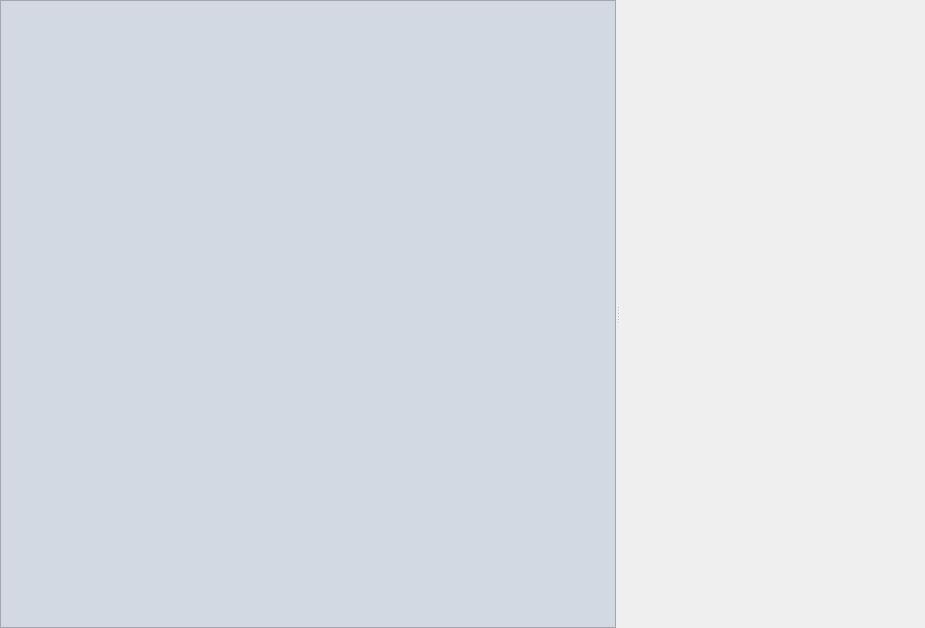
<?xml version="1.0" encoding="UTF-8"?>
<ui version="4.0">
 <class>Form</class>
 <widget class="QWidget" name="Form">
  <property name="geometry">
   <rect>
    <x>0</x>
    <y>0</y>
    <width>925</width>
    <height>628</height>
   </rect>
  </property>
  <property name="windowTitle">
   <string>Form</string>
  </property>
  <layout class="QHBoxLayout" name="horizontalLayout">
   <property name="spacing">
    <number>0</number>
   </property>
   <property name="margin">
    <number>0</number>
   </property>
   <item>
    <widget class="QSplitter" name="splitter">
     <property name="lineWidth">
      <number>0</number>
     </property>
     <property name="orientation">
      <enum>Qt::Horizontal</enum>
     </property>
     <widget class="QWidget" name="widget_2" native="true">
      <property name="styleSheet">
       <string notr="true">#tvTables {
background: #d2d9e2;
}</string>
      </property>
      <layout class="QVBoxLayout" name="verticalLayout_3">
       <property name="margin">
        <number>0</number>
       </property>
       <item>
        <widget class="QTreeView" name="tvTables">
         <attribute name="headerVisible">
          <bool>false</bool>
         </attribute>
        </widget>
       </item>
      </layout>
     </widget>
     <widget class="QWidget" name="widget" native="true">
      <layout class="QVBoxLayout" name="verticalLayout_2">
       <property name="margin">
        <number>0</number>
       </property>
       <item>
        <widget class="QSplitter" name="splitter_2">
         <property name="lineWidth">
          <number>0</number>
         </property>
         <property name="orientation">
          <enum>Qt::Vertical</enum>
         </property>
         <widget class="QTabWidget" name="tbTabs">
          <property name="currentIndex">
           <number>-1</number>
          </property>
          <property name="documentMode">
           <bool>true</bool>
          </property>
          <property name="tabsClosable">
           <bool>true</bool>
          </property>
         </widget>
        </widget>
       </item>
      </layout>
     </widget>
    </widget>
   </item>
  </layout>
 </widget>
 <resources>
  <include location="res.qrc"/>
 </resources>
 <connections/>
</ui>
